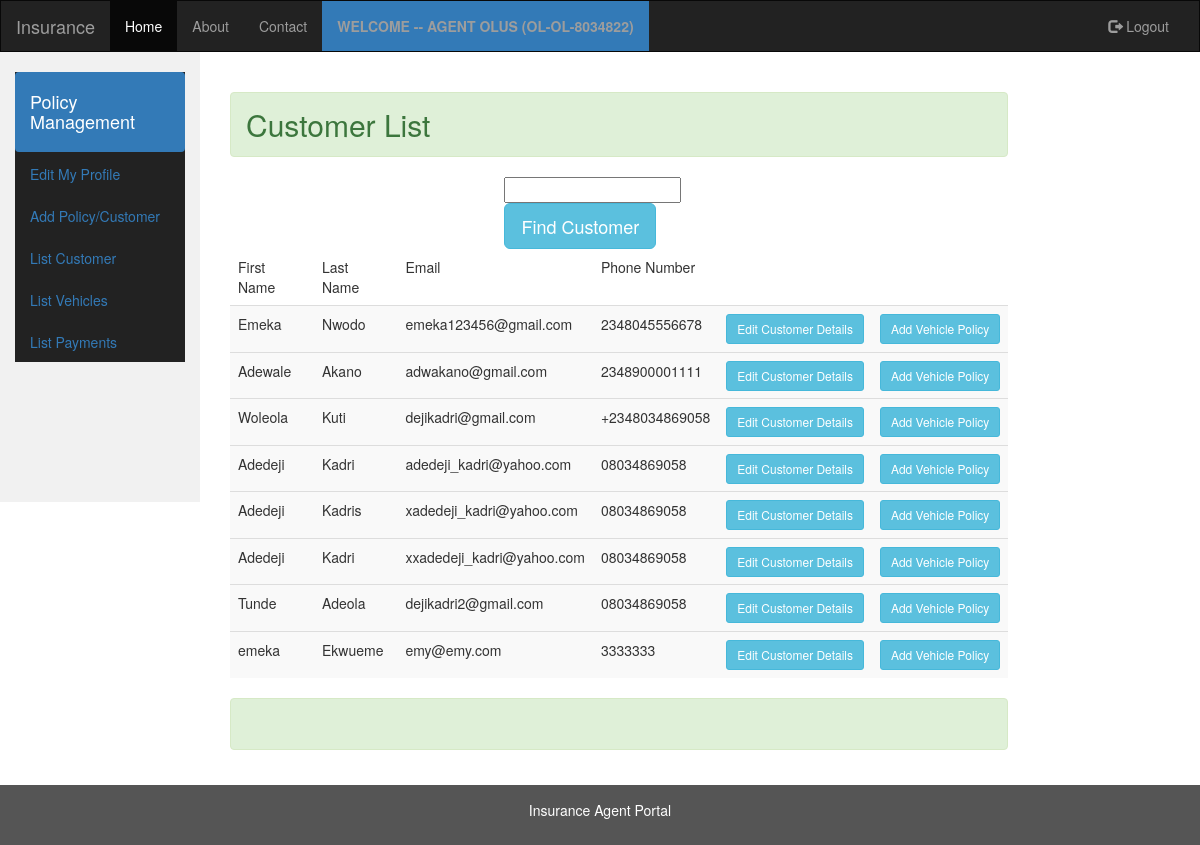
Before: /customers/customerlist/ (signed in) with the older database file.
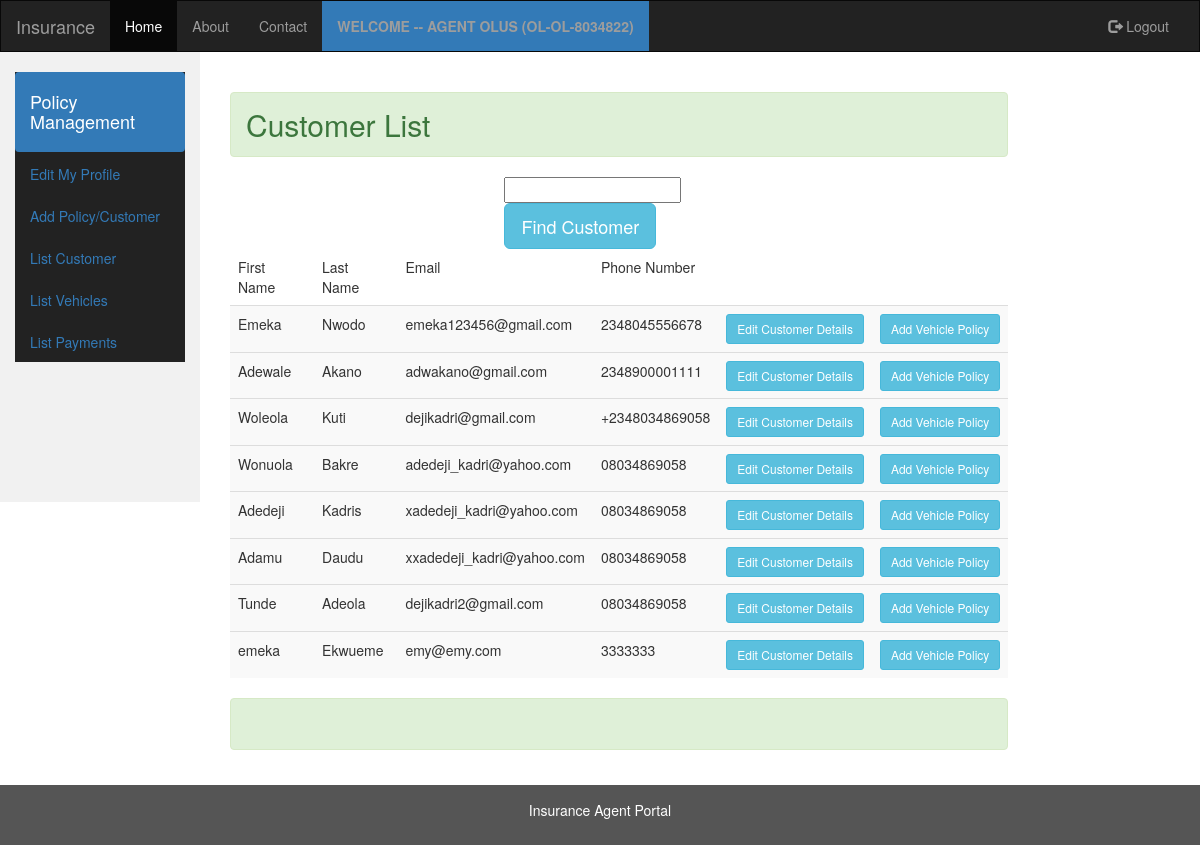
After: the same page with the newer database file.
### customers/models.py (models this page shows, shortened)
class Customer(models.Model):
    agent = models.ForeignKey(Agent)
    first_name = models.CharField(max_length=120)
    last_name = models.CharField(max_length=100)
    email = models.EmailField(max_length=100)
    phone_number = models.CharField(max_length=30)
    created_date = models.DateTimeField(auto_now_add=True)
    updated_date = models.DateTimeField(auto_now=True)

### customers/views.py (the view)
class ListCustomerByAgent(AgentIsLoggedInMixin, ListView):
    context_object_name = 'customers'
    template_name = 'customers/customer_list_by_agent.html'
    def get_queryset(self):
        return Customer.objects.filter(agent_id=self.request.session['agent_id'])

### apputils/mixins.py (called while the page is built)
        def dispatch(self, request, *args, **kwargs):
            if not request.session.get('agent_id', None):
                print("yyyyyyyyyyy")
                return redirect('agentslogin')
            return super(AgentIsLoggedInMixin, self).dispatch(request, *args, **kwargs)

### templates/customers/customer_list_by_agent.html (shortened to what this page needs)
{% extends '../common/base2.html'%}
{% block content %}
        <div class="col-md-10 form-group form-group-lg ">
            <h2 class="alert alert-success " >Customer List</h2>
             <div class="col-md-4 col-md-offset-4">
                    <form action="{% url 'findcustomer' %}" method="POST">
                    <input name="q" type="text">
                        <button  type="submit" class="btn btn-lg btn-info" role="button">Find  Customer</button>
                    </form>
                </div>
                                 <table class=" table-hover table table-striped  "  >
                    <thead>
                        <tr>
                            <td>First Name</td>
                            <td>Last Name</td>
                            <td>Email</td>
                            <td>Phone Number</td>
                            <td></td>
                            <td></td>
                        </tr>
                    </thead>
                    {% for customer in customers %}
                       <tr>
                           <td>{{ customer.first_name }} </td>
                           <td>{{ customer.last_name }}</td>
                           <td>{{ customer.email }}</td>
                           <td>{{ customer.phone_number }}</td>
                           <td><a href="{% url 'updatecustomer' pk=customer.id %}" class="btn btn-sm btn-info" role="button">Edit Customer Details</a></td>
                           <td><a href="{% url 'addvehicle' customer_id=customer.id %}" class="btn btn-sm btn-info" role="button">Add Vehicle Policy</a></td>
                           {% empty %}
                            <h4>No matching Customer</h4>
                    {% endfor %}
                </table>
                    <div class="alert alert-success" role="alert" id="success_message">  &nbsp</div>
        </div>
{% endblock %}

Changed rows visible on the page:
changed Customer "adedeji_kadri@yahoo.com": first_name "Adedeji" → "Wonuola"; last_name "Kadri" → "Bakre"
changed Customer "xxadedeji_kadri@yahoo.com": first_name "Adedeji" → "Adamu"; last_name "Kadri" → "Daudu"
